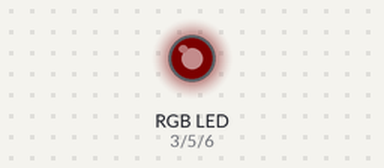
A sketch run on a simulated Arduino Uno, built with avr-gcc and run on an emulated ATmega328P. Shown: an RGB LED mixed from three pins (HIGH = lit). Dim RGB values are drawn brighter than linear.

Above: at 0.1 s.
At 3.8 s:
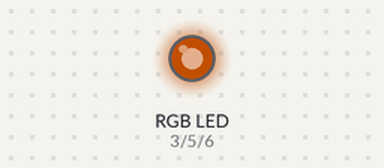
At 10.98 s:
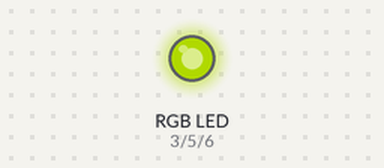
At 18.18 s:
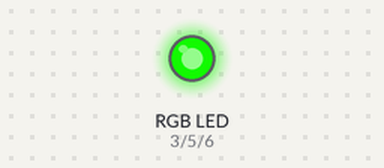
At 27.97 s:
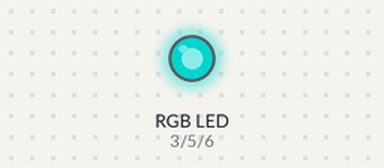
At 37.79 s:
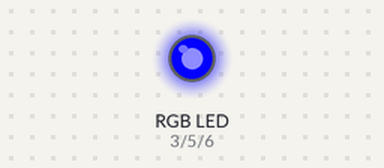
Timing chart, 0 to 40.0 s (numbered marks = the images above):
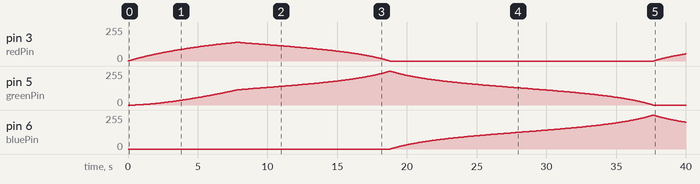

Measured:
- by itself, pin 5 (greenPin): rises from 1/255 to 254/255 in 18.0 s, then falls to 0/255 in 18.9 s
- by itself, pin 6 (bluePin): rises from 0/255 to 254/255 in 18.8 s, then falls to 201/255 in 2.3 s

The sketch:

hsi_example_fade.ino
```cpp
/*
 Fading

 This example shows how to fade an LED using the analogWrite() function.

 The circuit:
 * LED attached from digital pin 9 to ground.

 Created 1 Nov 2008
 By David A. Mellis
 Modified 17 June 2009
 By Tom Igoe

 http://arduino.cc/en/Tutorial/Fading

 */

#include "math.h"
#define DEG_TO_RAD(X) (M_PI*(X)/180)

#define ontime 20 // Delay time between incrementing PWM.
#define offtime 100 //
#define steptime 1
#define fadestep 10
#define redPin 3    // Red LED connected to digital pin 9
#define greenPin 5 // Green LED connected to digital pin 10
#define bluePin 6 // Blue LED connected to digital pin 11

struct HSI {
  float h;
  float s;
  float i;
} color;

void sendcolor() {
  int rgb[3];
  while (color.h >=360) color.h = color.h - 360;
  while (color.h < 0) color.h = color.h + 360;
  if (color.i > 1) color.i = 1;
  if (color.i < 0) color.i = 0;
  if (color.s > 1) color.s = 1;
  if (color.s < 0) color.s = 0;
  // Fix ranges.
  hsi2rgb(color.h, color.s, color.i, rgb);
  analogWrite(redPin, rgb[0]);
  analogWrite(greenPin, rgb[1]);
  analogWrite(bluePin, rgb[2]);
}

void setup()  {
  color.h = 0;
  color.s = 1;
  color.i = 0;
  // Initial color = off, hue of red fully saturated.
  while (color.i < 1) {
    sendcolor();
    color.i = color.i + 0.0002; // Increase Intensity
    color.h = color.h + 0.01; // Rotate Hue
    delay (steptime);
  }
}

void loop()  {
  sendcolor();
  color.h = color.h + 0.01;
  delay (steptime);
}

void hsi2rgb(float H, float S, float I, int* rgb) {
  int r, g, b;
  H = fmod(H,360); // cycle H around to 0-360 degrees
  H = 3.14159*H/(float)180; // Convert to radians.
  S = S>0?(S<1?S:1):0; // clamp S and I to interval [0,1]
  I = I>0?(I<1?I:1):0;

  if(H < 2.09439) {
    r = 255*I/3*(1+S*cos(H)/cos(1.047196667-H));
    g = 255*I/3*(1+S*(1-cos(H)/cos(1.047196667-H)));
    b = 255*I/3*(1-S);
  } else if(H < 4.188787) {
    H = H - 2.09439;
    g = 255*I/3*(1+S*cos(H)/cos(1.047196667-H));
    b = 255*I/3*(1+S*(1-cos(H)/cos(1.047196667-H)));
    r = 255*I/3*(1-S);
  } else {
    H = H - 4.188787;
    b = 255*I/3*(1+S*cos(H)/cos(1.047196667-H));
    r = 255*I/3*(1+S*(1-cos(H)/cos(1.047196667-H)));
    g = 255*I/3*(1-S);
  }
  rgb[0]=r;
  rgb[1]=g;
  rgb[2]=b;
}
```
